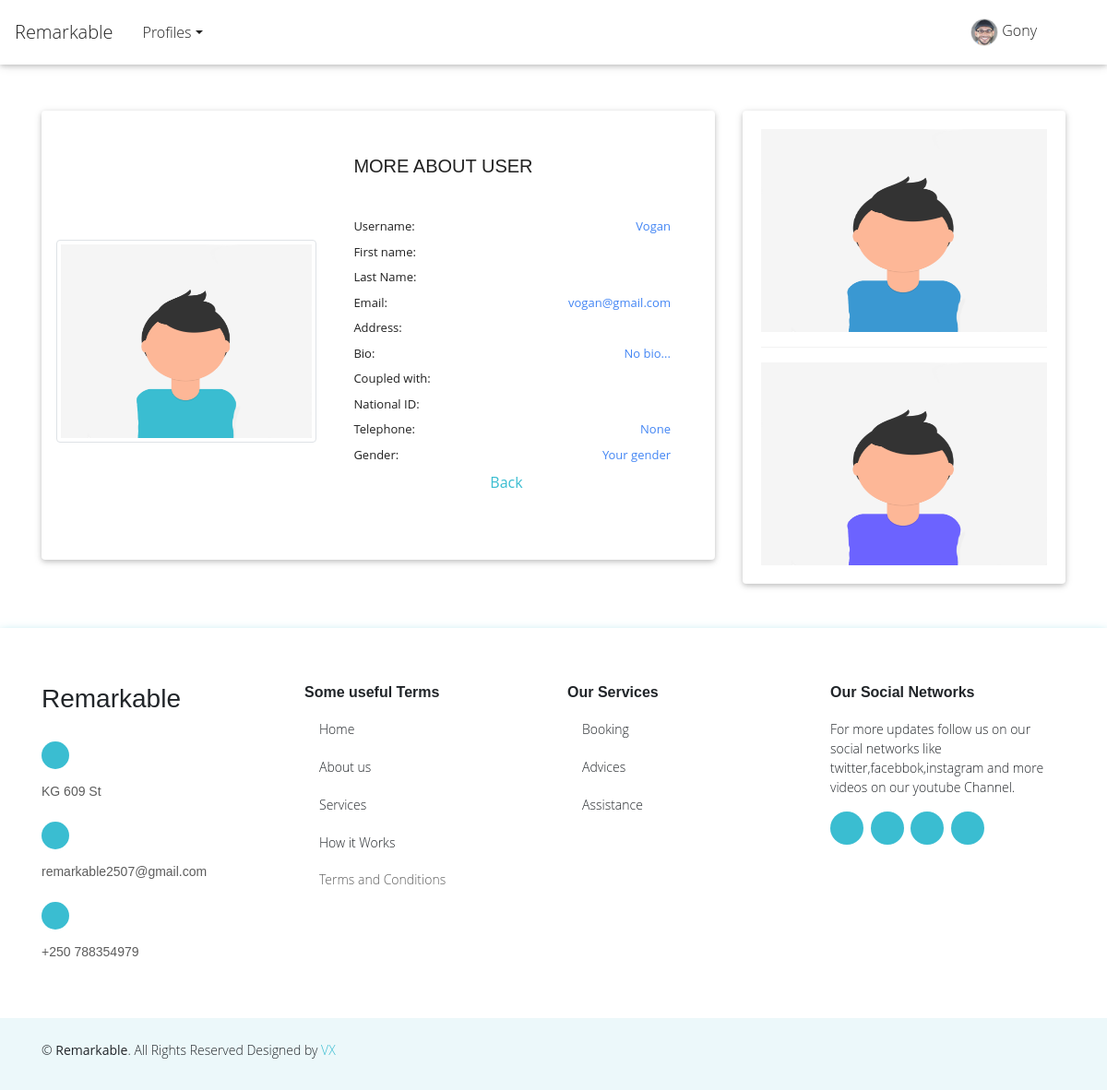
The app's page /vogan/ (signed in) with its own data.
### profiles/models.py (models this page shows, shortened)
class Profile(models.Model):
    first_name = models.CharField(max_length=200, blank=True)
    last_name = models.CharField(max_length=200, blank=True)
    user = models.OneToOneField(User, on_delete=models.CASCADE)
    bio = models.TextField(default="no bio...", max_length=300)
    email = models.EmailField(max_length=200, blank=False, null= True, unique=True)
    address= models.CharField(max_length=200, blank=False)
    image = models.ImageField(default=default_image, upload_to=upload_images_path)
    image2 =  models.ImageField(default=default_image2, upload_to=upload_images_path2)
    image3 =  models.ImageField(default=default_image3, upload_to=upload_images_path3)
    friends = models.ManyToManyField(User, blank=True, related_name='friends')
    slug = models.SlugField(unique=True, blank=True)
    updated = models.DateTimeField(auto_now=True)
    created = models.DateTimeField(auto_now_add=True)
    nationalid= models.CharField(max_length=16, blank=True)
    telephone= models.CharField(max_length=10,  blank=False, unique=True,null= True)
    age= models.CharField(max_length=2, blank=False)
    gender = models.CharField(max_length=12, default="Your gender", choices=GENDER_CHOICES)
    birth_date = models.DateField(null=True,blank=True)
    last_login = models.DateTimeField(verbose_name='last login', auto_now=True)
    objects = ProfileManager()
    class Meta:
        ordering = ('-created',)
    def get_friends(self):
        return self.friends.all()

### profiles/views.py (the view)
# urls.py: path('<slug>/', ProfileDetailView.as_view(), name='profile-detail-view'),
class ProfileDetailView(LoginRequiredMixin, DetailView):
    model = Profile
    template_name = 'profiles/profile_detail.html'
    def get_context_data(self, **kwargs):
        context = super().get_context_data(**kwargs)
        user = User.objects.get(username__iexact=self.request.user)
        profile = Profile.objects.get(user=user)
        rel_r = Relationship.objects.filter(sender=profile)
        rel_s = Relationship.objects.filter(receiver=profile)
        rel_receiver = []
        rel_sender = []
        for item in rel_r:
            rel_receiver.append(item.receiver.user)
        for item in rel_s:
            rel_sender.append(item.sender.user)
        context["rel_receiver"] = rel_receiver
        context["rel_sender"] = rel_sender
        return context

### profiles/templates/profiles/profile_detail.html (shortened to what this page needs)
{% extends 'profiles/base.html' %}
{% load static %}
{% block content %}
{% if request.user.is_staff %}
    <div class="container">
        <div class="row">
        <div class="col-md-8 mt-4">
        <div class="card">
        <div class="card-body ml-md-2 p-sm-2 p-0 mt-3">
        <div class="d-flex flex-xl-row flex-lg-row flex-md-column flex-sm-column flex-column" style="width: 100%;">
        <div class="d-xl-flex d-lg-flex d-md-none d-sm-none d-none justify-content-center flex-column" style="width: 40%;">
        <div class="d-flex flex-column justify-content-center align-items-center vertical-align-center">
                <img class="img-thumbnail" id="id_profile_image_display" src="{{object.image.url}}" style=" height:220px; width:100%;">
        </div>
        </div>
        <div class="account-attributes d-flex justify-content-start align-items-start vertical-align-center flex-column p-xl-4 p-lg-4 p-md-3 p-sm-3 p-0">
        <div class="d-flex flex-row justify-content-between" style="width: 100%;">
            <div class="d-flex flex-column justify-content-between ml-3">
                <h5 class="text-dark">
                    <strong>
                      MORE ABOUT USER
                    </strong>
                </h5>
            </div>
        </div>
        <div class="d-flex justify-content-between flex-column mt-3 p-3" style="width: 100%;">
                <div class="d-flex justify-content-between flex-row my-1" style="width: 100%;">
                    <div class="text d-flex">
                        <span class='text-dark'>Username:</span>
                    </div>
                    <div class="d-flex">
                        <span class="text text-primary">{{object.user|capfirst }}</span>
                    </div>
                </div>
                <div class="d-flex justify-content-between flex-row my-1" style="width: 100%;">
                    <div class="text d-flex">
                        <span class='text-dark'>First name:</span>
                    </div>
                </div>
                <div class="d-flex justify-content-between flex-row my-1" style="width: 100%;">
                    <div class="text d-flex">
                        <span class='text-dark'>Last Name:</span>
                    </div>
                </div>
                <div class="d-flex justify-content-between flex-row my-1" style="width: 100%;">
                    <div class="text d-flex">
                        <span class='text-dark'>Email:</span>
                    </div>
                    <div class="text d-flex">
                <span class="text-primary">{{profile.user.email}}</span>
                    </div>
                </div>
                <div class="d-flex justify-content-between flex-row my-1" style="width: 100%;">
                    <div class="text d-flex">
                        <span class='text-dark'>Address:</span>
                    </div>
                </div>
                 <div class="d-flex justify-content-between flex-row my-1" style="width: 100%;">
                    <div class="text d-flex">
                        <span class='text-dark'>Bio:</span>
                    </div>
                    <div class="text d-flex">
                <span class="text-primary">{{object.bio|capfirst }}</span>
                    </div>
                </div>
                 <div class="d-flex justify-content-between flex-row my-1" style="width: 100%;">
                    <div class="text d-flex">
                        <span class='text-dark'>Coupled with:</span>
                    </div>
                </div>
                <div class="d-flex justify-content-between flex-row my-1" style="width: 100%;">
                    <div class="text d-flex">
                        <span class='text-dark'>National ID:</span>
                    </div>
                </div>
                  <div class="d-flex justify-content-between flex-row my-1" style="width: 100%;">
                    <div class="text d-flex">
                        <span class='text-dark'>Telephone:</span>
                    </div>
                    <div class="text d-flex">
                    <span class="text-primary">{{object.telephone}}</span>
                    </div>
                </div>
                <div class="d-flex justify-content-between flex-row my-1" style="width: 100%;">
                    <div class="text d-flex">
                        <span class='text-dark'>Gender:</span>
                    </div>
                    <div class="text d-flex">
                    <span class="text-primary">{{object.gender}}</span>
                    </div>
                </div>
                <div class="d-flex align-items-center justify-content-center mt-1" style=" width: 100%;">
                    {% if object.user not in rel_receiver and object.user not in rel_sender %}
                    <a class="fb" href="{% url 'profiles:all-available-view'%}">Back</a>&nbsp;&nbsp;&nbsp;
                       {% endif %}
                </div>
        </div>
        </div>
        </div>
        </div>
        <br>
        </div>
        </div>
        <div class="col-md-4 mb-4 wow fadeIn mt-4">
            <div class="card mb-4">
            <div class="card-body">
            <div class="d-flex flex-row justify-content-center align-center"style="width: 100%;">
                <img src="{{profile.image2.url}}" alt="image" class="zoomD"style=" height:220px; width:100%;">
            </div>
            <hr>
            <div class="d-flex flex-row justify-content-center align-center"style="width: 100%;">
                <img src="{{profile.image3.url}}" alt="image"class="zoomD"style=" height:220px; width:100%;">
            </div>
            </div>
            </div>
            </div>
</div>
        </div>
    {% endif %}
{% endblock content %}

### profiles/templates/profiles/navbar.html (shortened to what this page needs)
{% load static %}
<nav class="navbar fixed-top navbar-light white scrolling-navbar">
    <div class="nav-container-1 d-xl-flex d-lg-flex d-md-flex d-sm-none d-none">
        <a class="navbar-brand text-dark" href="{% url 'profiles:index-view' %}">Remarkable</a>
        <ul class="nav nav-items text-dark">
        {% if user.is_authenticated %}
        <li class="nav-item dropdown">
            <a class="nav-link dropdown-toggle  text-dark" id="navbarDropdownMenuLink" data-toggle="dropdown" aria-haspopup="true"
                aria-expanded="false">Profiles</a>
        </li>
        {% endif %}
        </ul>
    </div>
    {% if user.is_authenticated %}
    <div class="navbar-nav dropdown d-xl-flex d-lg-flex d-md-flex d-sm-none d-none">
        <a class="nav-link text-dark" id="navbarDropdownMenuLink" data-toggle="dropdown" aria-haspopup="true"
        aria-expanded="false">
        <img class="img-circle" src="{{request.user.profile.image.url}}"alt='no image'style=" height:100px; width:100%;">
        {{ request.user|capfirst }}
    </a>
    </div>
    {% endif %}
    </nav>

### static/css/nav.css (style rules this page uses)
.img-thumbnail { max-width: 200px; max-height:200px; margin: 0 auto; border-radius: 50%; border: 1px solid #e1e1e1; }
.img-circle { max-width: 30px; max-height: 30px; border-radius: 50%; border: 1px solid #e1e1e1; }
.img-thumbnail { max-width: 300px; max-height:300px; margin: 0 auto; border-radius: 5px; border: 1px solid #e1e1e1; -webkit-border-radius: 5px; -moz-border-radius: 5px; -ms-border-radius: 5px; -o-border-radius: 5px; margin-top: 20px; }
.mainbody { background-color: white; }

### static/css/style.css (style rules this page uses)
body { background-color: #fff; }

### static/css/main.css (style rules this page uses)
hr { border: 0; clear:both; display:block; width: 100%; background-color:#f2f2f2; height: 1px; }
body { background-color: #f2f2f2; }
.nav-link, .nav-item { color: #fff; }
.navbar { display: flex; flex-direction: row; }
.dropdown { margin-right: 60px; }
.account-attributes { width: 60%; }
.text { font-size: 13px; }

### static/css/style2.css (style rules this page uses)
body { font-family: "Open Sans", sans-serif; color: #212529; }
a { color: #3abdd1; }
h1, h2, h3, h4, h5, h6, .font-primary { font-family: "Raleway", sans-serif; }

### static/css/form.css (style rules this page uses)
:root { --primaryColor: rgb(40, 106, 247); --mainWhite: #ffffff; --mainGrey: #ececec; --mainBlack: #000000; --color-primary: #263238; --color-secondary: darkgrey; --color-second: #5EC6FF; --mainSpacing: 0.1rem; --mainTransition: all .5s ease; }

### static/css/3b-zoom.css (style rules this page uses)
.zoomD { width: 600px; height: auto; cursor: pointer; }
html, body { padding: 0; margin: 0; }

### records on screen
Profile: image (picture), user "Vogan", user.email "vogan@gmail.com", bio "No bio...", telephone "None", gender "Your gender", image2 (picture), image3 (picture)

### other values on screen
{{ request.user|capfirst }} "Gony"
